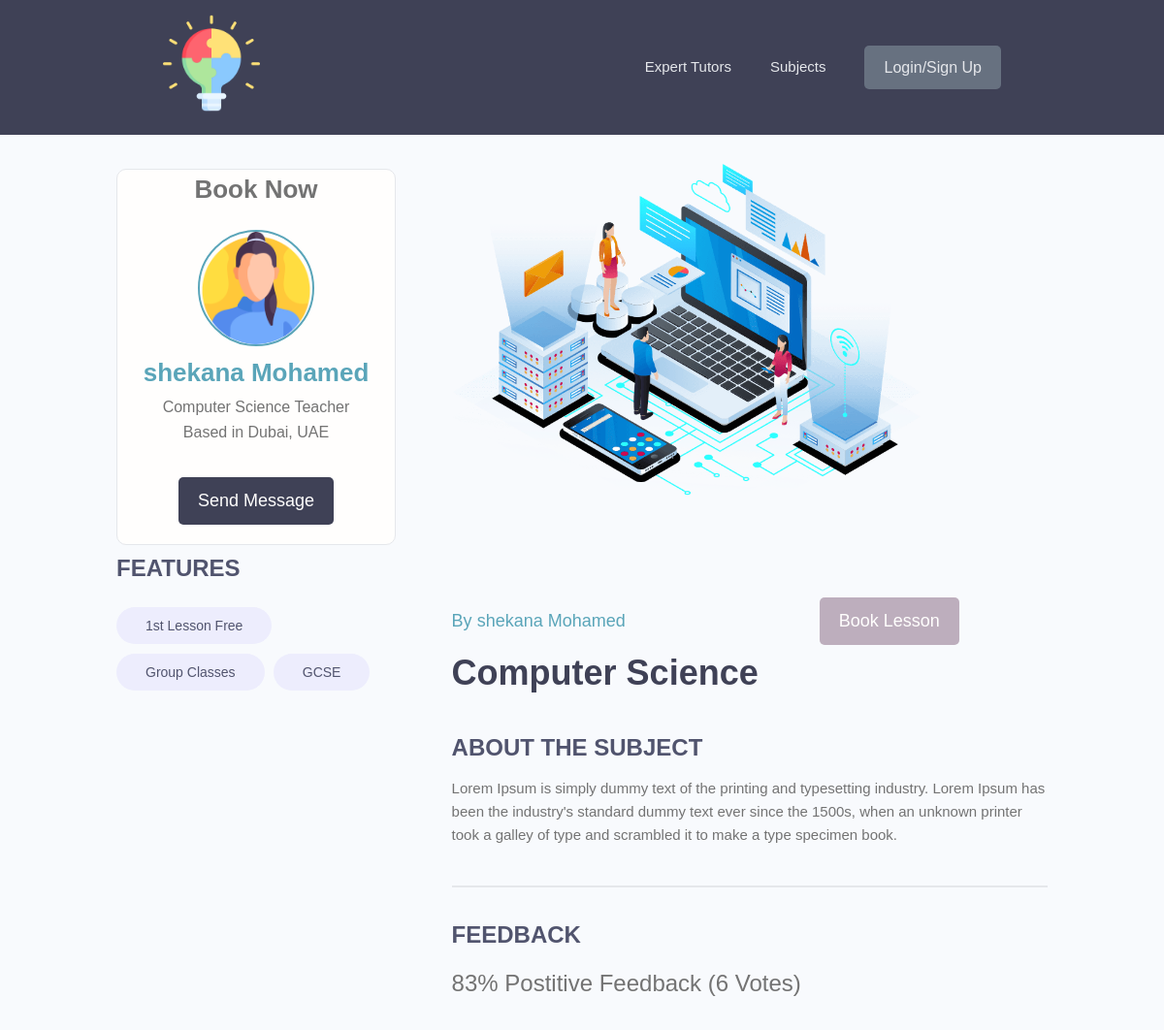
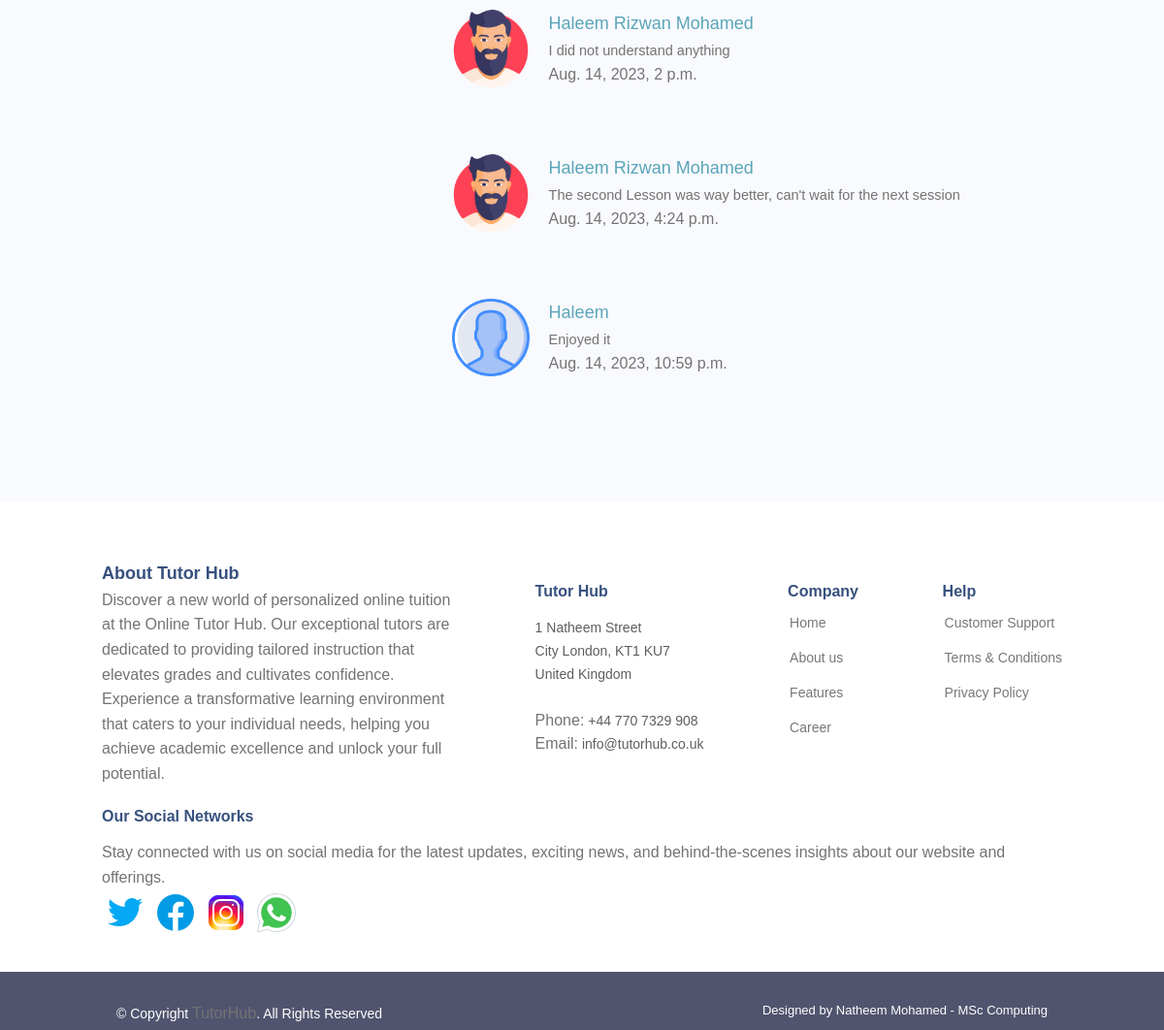
The page /subject/8957da83-0ee2-452b-8a84-2612e3c49fe7/ on the database its author committed (2 pictures, top to bottom).
### userprofile/models.py (models this page shows, shortened)
class TutorProfile(models.Model):
    user = models.OneToOneField(settings.AUTH_USER_MODEL, on_delete=models.CASCADE,
                                     null=True, blank=True)
    email = models.EmailField(max_length=500, blank=False, null=True)
    username = models.CharField(max_length=100, blank=False, null=True)
    name = models.CharField(max_length=200, blank=False, null=True)
    first_name = models.CharField(max_length=300, blank=False, null=True)
    last_name = models.CharField(max_length=300, blank=True, null=True)
    location = models.CharField(max_length=500, blank=True, null=True)
    short_intro = models.CharField(max_length=200, blank=True, null=True)
    bio = models.TextField(blank=True, null=True)
    teaching_level = models.ManyToManyField('TeachingLevel', blank=False)
    hourly_rate = models.CharField(max_length=20, blank=True, null=True)
    teaching_subjects = models.ManyToManyField('MainSubjSkill',blank=True)
    profile_image = models.ImageField(null=True, blank=True, upload_to='tutor-profile-img/',
                                      default="defaultprofileimg/default.png")
    profile_image_uploaded = models.BooleanField(default=False)
    identification = models.ImageField(upload_to='tutor-id/', default="default-image/identification.png")
    identification_uploaded = models.BooleanField(default=False)
    degree = models.ImageField(null=True, blank=True, upload_to='tutor-degree/', default="default-image/degree.png")
    degree_uploaded = models.BooleanField(default=False)
    created = models.DateTimeField(auto_now_add=True)
    id = models.UUIDField(default=uuid.uuid4,
                          unique=True, primary_key=True, editable=False)

class StudentProfile(models.Model):
    user = models.OneToOneField(settings.AUTH_USER_MODEL, on_delete=models.CASCADE,
                                       null=True, blank=True)
    email = models.EmailField(max_length=500, blank=False, null=True)
    username = models.CharField(max_length=200, blank=False, null=True)
    name = models.CharField(max_length=200, blank=False, null=True)
    first_name = models.CharField(max_length=300, blank=False, null=True)
    last_name = models.CharField(max_length=300, blank=True, null=True)
    short_goal = models.CharField(max_length=200, blank=True, null=True)
    bio = models.TextField(blank=True, null=True)
    EDUCATION_LEVEL = (
        ('Year 7', 'Year 7 KS3'),
        ('Year 8', 'Year 8 KS3'),
        ('Year 9', 'Year 9 KS3'),
        ('Year 10', 'Year 10 KS4'),
        ('Year 11', 'Year 11 KS4'),
        ('Year 12', 'Year 12 KS5'),
        ('Year 13', 'Year 13 KS5'),
    )
    Year_group = models.CharField(max_length=200, choices=EDUCATION_LEVEL)
    interested_subjects = models.ManyToManyField('MainSubjSkill',blank=True)
    profile_image = models.ImageField(null=True, blank=True, upload_to='student-profile-img/',
                                      default="defaultprofileimg/studentdefault.png")
    created = models.DateTimeField(auto_now_add=True)
    id = models.UUIDField(default=uuid.uuid4, unique=True, primary_key=True, editable=False)
    parent_name = models.CharField(max_length=150, blank=True, null=True)
    parent_email = models.EmailField(max_length=500, blank=True, null=True)
    parent_phone = models.CharField(max_length=20, blank=True, null=True)
    parent_pro_image = models.ImageField(null=True, blank=True, upload_to='student-parent-profile-img/',
                                      default="defaultprofileimg/parentm.png")
    PREFERRED_AVAILABILITY_CHOICES = [
        ('Weekday mornings', 'Weekday mornings'),
        ('Weekday afternoons', 'Weekday afternoons'),
        ('Weekday evenings', 'Weekday evenings'),
        ('Weekends mornings', 'Weekends mornings'),
        ('Weekends afternoons', 'Weekends afternoons'),
        ('Weekends evenings', 'Weekends evenings'),
    ]
    preferred_availability = models.CharField(
        max_length=100, choices=PREFERRED_AVAILABILITY_CHOICES, blank=True, null=True
    )

### subjects/models.py (models this page shows, shortened)
class Tag(models.Model):
    name = models.CharField(max_length=200)
    created = models.DateTimeField(auto_now_add=True)
    id = models.UUIDField(default=uuid.uuid4, unique=True, primary_key=True, editable=False)
    def __str__(self):
        return self.name

class Subject(models.Model):
    owner = models.ForeignKey(TutorProfile, null=True, blank=True, on_delete=models.SET_NULL)
    id = models.UUIDField(default=uuid.uuid4, unique=True, primary_key=True, editable=False)
    title = models.CharField(max_length=200)
    description = models.TextField(null=True, blank=True)
    subject_image = models.ImageField(null=True, blank=True, upload_to='subject-image/' ,default="default-image/default-img.png")
    tags = models.ManyToManyField('Tag', blank=True)
    vote_total = models.IntegerField(default=0, null=True, blank=True)
    vote_ratio = models.IntegerField(default=0, null=True, blank=True)
    created = models.DateTimeField(auto_now_add=True)
    class Meta:
        ordering = ['created']

class Review(models.Model):
    owner = models.ForeignKey(StudentProfile, on_delete=models.CASCADE, null=True)
    subject = models.ForeignKey(Subject, on_delete=models.CASCADE)
    body = models.TextField(null=True, blank=True)
    created = models.DateTimeField(auto_now_add=True)
    id = models.UUIDField(default=uuid.uuid4, unique=True, primary_key=True, editable=False)
    VOTE_TYPE = (
        ('up', 'Positive Vote'),
        ('down', 'Negative Vote'),
    )
    value = models.CharField(max_length=20, choices=VOTE_TYPE)

### subjects/views.py (the view, shortened to what this page needs)
# urls.py: path('subject/<str:pk>/', views.subject, name="subject"),
def subject(request, pk):
    subjectObj = Subject.objects.get(id=pk)
    form = ReviewForm()
    tags = subjectObj.tags.all()
    tutorprofile = subjectObj.owner
    user_type = request.user.user_type if request.user.is_authenticated and request.user.user_type == 'tutor' else None
    return render(request, 'subjects/single-subject.html', {'subject': subjectObj, 'tags': tags,
                                                             'form': form, 'user_type': user_type, 'tutorprofile': tutorprofile})

### subjects/templates/subjects/single-subject.html (shortened to what this page needs)
{% extends 'main.html' %}
{% block content %}
{% if request.user.tutorprofile.id == tutorprofile.id%}
<main class="singleProject my-md">
    <div class="container">
      <div class="layout">
        <div class="column column--1of3">
          <div class="review__card text-centerr">
            <h2>Book Now </h2>
            <div class="card__body dev">
              <img class="avatar avatar--xlr" src="{{ tutorprofile.profile_image.url }}" />
              <a class="tutor__name" href="{% url 'tutor-profile' tutorprofile.id %}"> <h2 class="dev__name">{{ tutorprofile.name}} </h2> </a>
              <p class="dev__title">{{ tutorprofile.short_intro}}</p>
              <p class="dev__location">Based in {{ tutorprofile.location}}</p>
              <br>
              {% if request.user.tutorprofile.id != tutorprofile.id %}
              <a href="{% url 'create-message' tutorprofile.id %}" class="btn btn--sub btn--lgs">Send Message </a>
              {% endif %}
            </div>
          </div>
          <h3 class="singleProject__subtitle">Features</h3>
          <div class="singleProject__toolStack">
            {% for tag in subject.tags.all %}
            <span class="tag tag--pill tag--sub tag--lg">
              <small>{{tag}}</small>
            </span>
            {% endfor %}
          </div>
        </div>
        <div class="column column--2of3">
          <h2> This is Your Subject Advert</h2>
          <img class="singleProject__preview" src="{{subject.subject_image.url}}" alt="portfolio thumbnail" />
          <a href="{% url 'tutor-profile' subject.owner.id%}" class="singleProject__developer">By {{subject.owner.name}}  <a href="#" class="btn btn--subss btn--lgss">Book Lesson </a> </a>
          <h2 class="singleProject__title">{{subject.title}}</h2>
          <h3 class="singleProject__subtitle">About the Subject</h3>
          <div class="singleProject__info">
           {{subject.description}}
          </div>
          <div class="comments">
            <h3 class="singleProject__subtitle">Feedback</h3>
            <h5 class="project--rating">
              {{subject.vote_ratio}}% Postitive Feedback ({{subject.vote_total}} Vote{{subject.vote_total|pluralize:"s"}})
            </h5>
            {% if user.is_authenticated %}
            {% if user_type is None %}
            <form  action="{% url 'subject' subject.id %}" method="POST">
              {% csrf_token %}
              {% for field in form %}
               <div class="form__field">
                <label for="formInput#textarea">{{field.label}}</label>
                {{field}}
              </div>
              {% endfor %}
              <input class="btn btn--sub btn--lg" type="submit" value="Add Your Comment Now" />
            </form>
            {% endif %}
            {% endif %}
            <div class="commentList">
              {% for review in subject.review_set.all %}
              {% if review.body %}
              <div class="comment">
                <a href="{% url 'student-profile' review.owner.id %}">
                  <img class="singleProject__previewc"" src="{{review.owner.profile_image.url}}"" alt="user" />
                </a>
                <div class="comment__details">
                  <a href="{% url 'student-profile' review.owner.id %}" class="comment__author">{{review.owner.name}}</a>
                  <p class="comment__info">{{review.body| linebreaksbr}}</p>
                  <p class="review_date">{{review.created}}</p>
                </div>
              </div>
              {% endif %}
              {% endfor %}
            </div>
          </div>
        </div>
      </div>
    </div>
  </div>
</main>
{% else %}
<main class="singleProject my-md">
  <div class="container">
    <div class="layout">
      <div class="column column--1of3">
        <div class="review__card text-centerr">
          <h2>Book Now </h2>
          <div class="card__body dev">
            <img class="avatar avatar--xlr" src="{{ tutorprofile.profile_image.url }}" />
            <a class="tutor__name" href="{% url 'tutor-profile' tutorprofile.id %}"> <h2 class="dev__name">{{ tutorprofile.name}} </h2> </a>
            <p class="dev__title">{{ tutorprofile.short_intro}}</p>
            <p class="dev__location">Based in {{ tutorprofile.location}}</p>
            <br>
            {% if request.user.tutorprofile.id != tutorprofile.id %}
            <a href="{% url 'create-message' tutorprofile.id %}" class="btn btn--sub btn--lgs">Send Message </a>
            {% endif %}
          </div>
        </div>
        <h3 class="singleProject__subtitle">Features</h3>
        <div class="singleProject__toolStack">
          {% for tag in subject.tags.all %}
          <span class="tag tag--pill tag--sub tag--lg">
            <small>{{tag}}</small>
          </span>
          {% endfor %}
        </div>
      </div>
      <div class="column column--2of3">
        <img class="singleProject__preview" src="{{subject.subject_image.url}}" alt="portfolio thumbnail" />
        <a href="{% url 'tutor-profile' subject.owner.id%}" class="singleProject__developer">By {{subject.owner.name}}  <a href="#" class="btn btn--subss btn--lgss">Book Lesson </a> </a>
        <h2 class="singleProject__title">{{subject.title}}</h2>
        <h3 class="singleProject__subtitle">About the Subject</h3>
        <div class="singleProject__info">
         {{subject.description}}
        </div>
        <div class="comments">
          <h3 class="singleProject__subtitle">Feedback</h3>
          <h5 class="project--rating">
            {{subject.vote_ratio}}% Postitive Feedback ({{subject.vote_total}} Vote{{subject.vote_total|pluralize:"s"}})
          </h5>
          <div class="commentList">
            {% for review in subject.review_set.all %}
            {% if review.body %}
            <div class="comment">
              <a href="{% url 'student-profile' review.owner.id %}">
                <img class="singleProject__previewc"" src="{{review.owner.profile_image.url}}"" alt="user" />
              </a>
              <div class="comment__details">
                <a href="{% url 'student-profile' review.owner.id %}" class="comment__author">{{review.owner.name}}</a>
                <p class="comment__info">{{review.body| linebreaksbr}}</p>
                <p class="review_date">{{review.created}}</p>
              </div>
            </div>
            {% endif %}
            {% endfor %}
          </div>
        </div>
      </div>
    </div>
  </div>
</main>
{% endif %}
{% endblock content %}

### rows shown on the page
TutorProfile: profile_image (picture), name "shekana Mohamed", short_intro "Computer Science Teacher", location "Dubai, UAE"
Tag: name "1st Lesson Free"
Tag: name "Group Classes"
Tag: name "GCSE"
Subject: subject_image (picture), owner.name "shekana Mohamed", title "Computer Science", description "Lorem Ipsum is simply dummy text of the printing and typesetting industry. Lorem Ipsum has been the industry's standard dummy text ever since the 1500s, when an unknown printer took a galley of type and scrambled it to make a type specimen book.", vote_ratio "83", vote_total "6"
Review: owner.profile_image (picture), owner.name "Haleem Rizwan Mohamed", body "I did not understand anything", created "Aug. 14, 2023, 2 p.m."
Review: owner.profile_image (picture), owner.name "Haleem Rizwan Mohamed", body "The second Lesson was way better, can't wait for the next session", created "Aug. 14, 2023, 4:24 p.m."
Review: owner.profile_image (placeholder picture), owner.name "Haleem", body "Enjoyed it", created "Aug. 14, 2023, 10:59 p.m."
